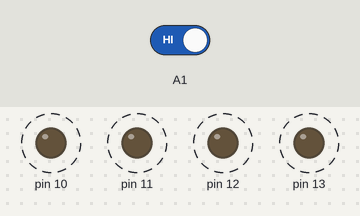
The sketch below on a simulated Arduino Uno, built with avr-gcc and run on an emulated ATmega328P. Shown: output pins drawn as LEDs (lit = HIGH). Dashed ring = blinking. The test bench sets the inputs (shaded band); at power-on: A1 HIGH.

Above: at 1.25 s.
1.3 s: A1 driven LOW
At 2.1 s:
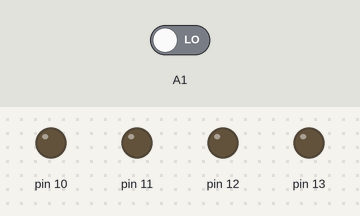
2.9 s: A1 driven HIGH
At 3.25 s:
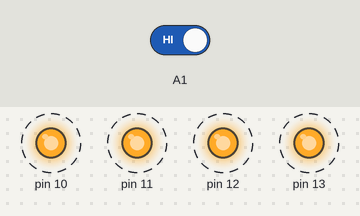
Timing chart, 0 to 11.9 s (numbered marks = the images above; inputs shaded):
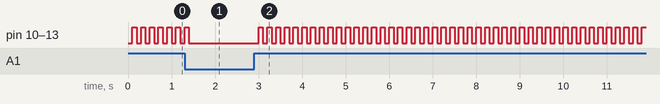

Measured:
- after the input at 1.3 s, pin 10–13: goes on until 1.4 s, then stays LOW
- after the input at 2.9 s, pin 10–13: alternates HIGH for 0.10 s and LOW for 0.10 s, starting after 0.10 s
- by itself, pin 10–13: alternates HIGH for 0.10 s and LOW for 0.10 s

The sketch:

1.5.ino
```cpp
int C1 = 1;

void setup()
{
pinMode(13, OUTPUT);
pinMode(12, OUTPUT);
pinMode(11, OUTPUT);
pinMode(10, OUTPUT);
pinMode(A1, INPUT);

}

void loop()
{
if(digitalRead(A1) == LOW)
  {
  C1=C1+1;
  delay(100);
  }

else if(C1 == 1)
   {
   delay(100);
   digitalWrite(13, HIGH);
   digitalWrite(12, HIGH);
   digitalWrite(11, HIGH);
   digitalWrite(10, HIGH);
   delay(100);
   digitalWrite(13, LOW);
   digitalWrite(12, LOW);
   digitalWrite(11, LOW);
   digitalWrite(10, LOW);
   }

else if(C1 == 2)
   {
   delay(300);
   digitalWrite(13, HIGH);
   digitalWrite(12, HIGH);
   digitalWrite(11, HIGH);
   digitalWrite(10, HIGH);
   delay(300);
   digitalWrite(13, LOW);
   digitalWrite(12, LOW);
   digitalWrite(11, LOW);
   digitalWrite(10, LOW);
   }

else if(C1 == 3)
   {
   delay(600);
   digitalWrite(13, HIGH);
   digitalWrite(12, HIGH);
   digitalWrite(11, HIGH);
   digitalWrite(10, HIGH);
   delay(600);
   digitalWrite(13, LOW);
   digitalWrite(12, LOW);
   digitalWrite(11, LOW);
   digitalWrite(10, LOW);
   }

else if(C1 == 4)
   {
   delay(1000);
   digitalWrite(13, HIGH);
   digitalWrite(12, HIGH);
   digitalWrite(11, HIGH);
   digitalWrite(10, HIGH);
   delay(1000);
   digitalWrite(13, LOW);
   digitalWrite(12, LOW);
   digitalWrite(11, LOW);
   digitalWrite(10, LOW);
   }

else if(C1 >= 5)
   {
   C1=1;
   }

}
```
